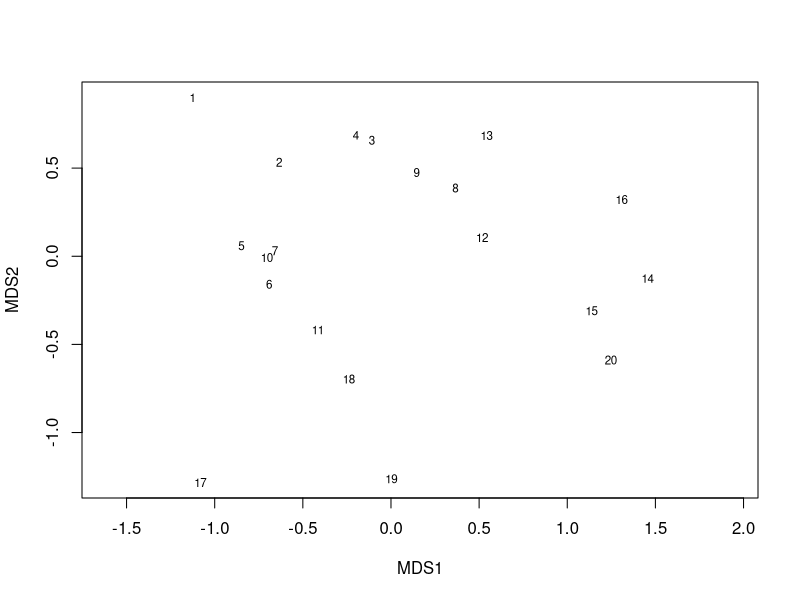

Write the R code that produced this figure.
library(vegan)


### Name: monoMDS
### Title: Global and Local Non-metric Multidimensional Scaling and Linear
###   and Hybrid Scaling
### Aliases: monoMDS scores.monoMDS plot.monoMDS points.monoMDS
###   text.monoMDS
### Keywords: multivariate

### ** Examples

data(dune)
dis <- vegdist(dune)
m <- monoMDS(dis, model = "loc")
m
plot(m)
